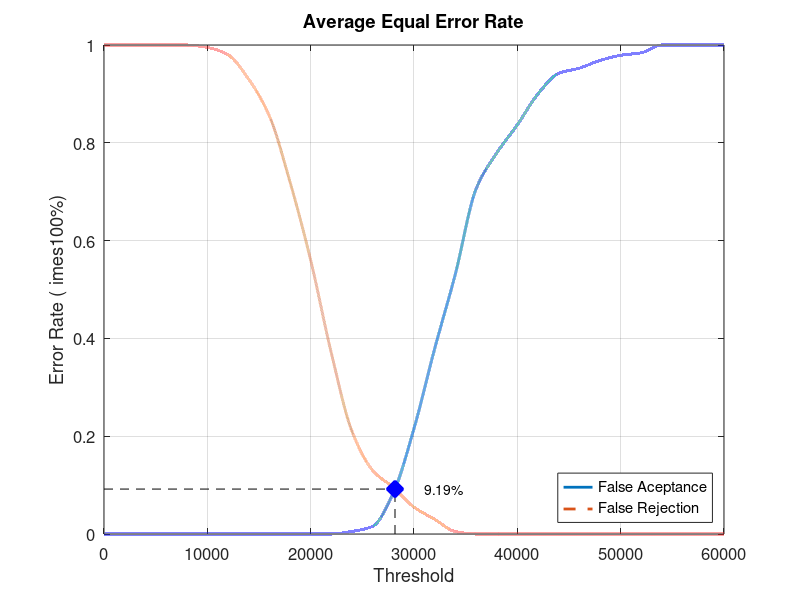
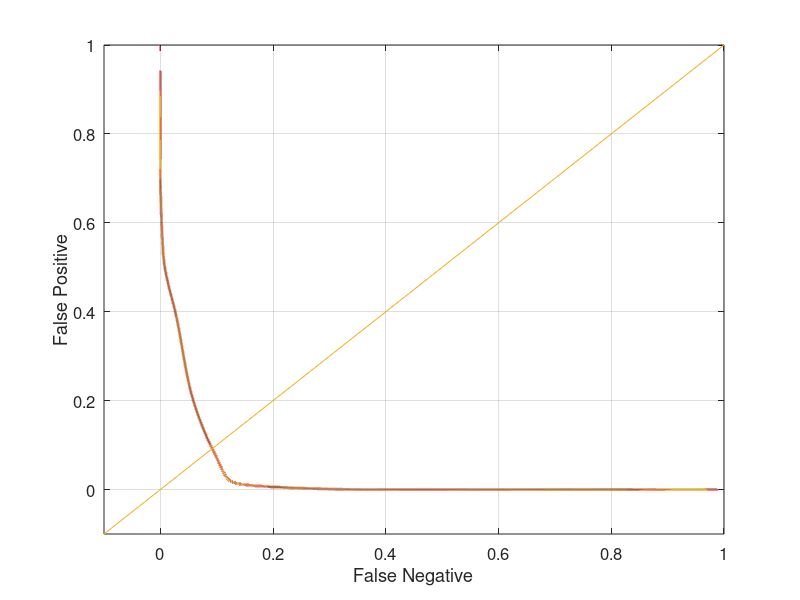

Write MATLAB code to recreate these figures, in order.
close all;
clear;
clc;
x = 0:2000:60000;
xq = 0:0.5:60000;

y0 = [0 0 0 0 0 0 0 0 0 0 0 0 0.00526316 0.0157895 0.0842105 0.215789 0.378947 0.531579 0.705263 0.778947 0.836842 0.9 0.942105 0.952632 0.968421 0.978947 0.984211 1 1 1 1]
yy0 = interp1(x, y0, xq, 'pchip');
y1 = [1 1 1 1 1 0.995 0.98 0.93 0.855 0.72 0.56 0.37 0.21 0.13 0.095 0.055 0.03 0.005 0 0 0 0 0 0 0 0 0 0 0 0 0]
yy1 = interp1(x, y1, xq, 'pchip');

% Calculating EER: 
y2 = abs(y0 - y1);
find(y2 == min(y2))
yy2 = abs(yy0 - yy1);
xEER = find(yy2 == min(yy2));
xEERIndex = xq(xEER) % X-axis EER
yEER = yy0(xEER) % Y-axis EER

main = figure
plot(xq, yy0,'-','LineWidth', 2);	hold on
plot(xq, yy1,'--','LineWidth', 2);	hold on
plot([xEERIndex xEERIndex], [0 yEER], 'k--');	hold on
plot([0 xEERIndex], [yEER yEER], 'k--');	hold on
plot(xEERIndex, yEER, 'bx', 'LineWidth', 10);	hold on
text(xEERIndex + 10 * xEERIndex / 100, yEER, [num2str(round((10000 * yEER)) / 100) '%'])
legend('False Aceptance', 'False Rejection', 'Location', 'SouthEast')
xlabel('Threshold')
ylabel('Error Rate (	imes100%)')
title('Average Equal Error Rate')
set(gca, 'FontSize', 12)
axis([0 60000 0 1])
grid on

print(main, 'Database3_3Main', '-dpng');
FNRxFPR = figure('Color', [1 1 1]);
plot(yy1, yy0, '-', yy1, yy0, 'LineWidth', 2);
hold on
y = -0.1:0.1:1
plot(y, y); 
set(gca, 'FontSize', 12)
xlabel('False Negative')
ylabel('False Positive')
axis([-0.1 1 -0.1 1])
set(gca, 'FontSize', 12)
grid on

print(FNRxFPR, 'Database3_3FNRxFPR','-dpng');
